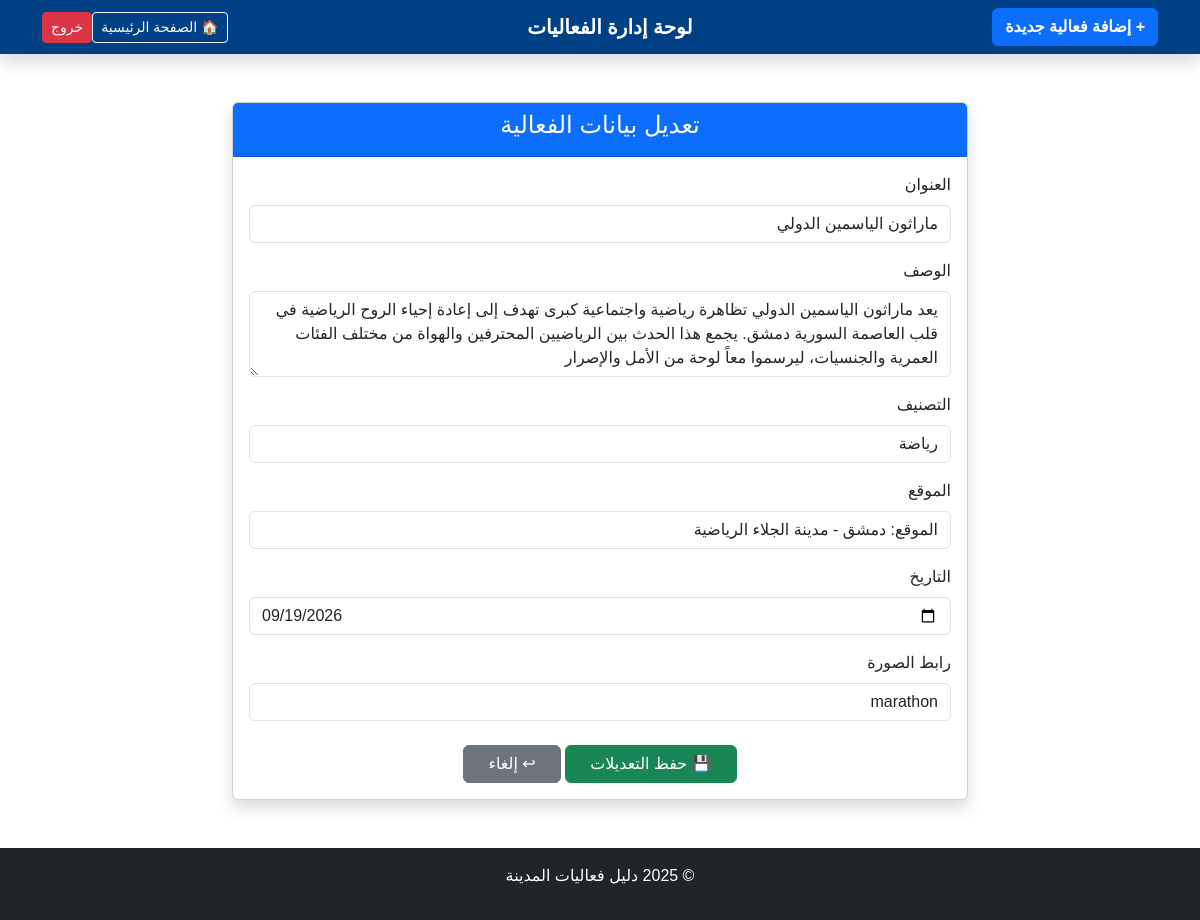
The app's page /Ite_S25_BWP501_C3_ibrahim_294199_C1_heba_242766_C2_taimaa_156860_C_Oula_213054/admin/edit.php?id=4 with its own data.
### tables this page shows
CREATE TABLE `evente` (
  `id` int(20) NOT NULL,
  `title` varchar(100) NOT NULL,
  `description` varchar(250) NOT NULL,
  `category` varchar(70) NOT NULL,
  `location` varchar(70) NOT NULL,
  `event_date` varchar(70) NOT NULL,
  `image` varchar(70) NOT NULL
);

### Ite_S25_BWP501_C3_ibrahim_294199_C1_heba_242766_C2_taimaa_156860_C_Oula_213054/admin/edit.php (the view, shortened to what this page needs)
<?php
$pdo = new PDO('mysql:host=localhost;dbname=active1;charset=utf8mb4','root', '');
?>
<!DOCTYPE html>
<html lang="ar" dir="rtl">
<head>
    <link href="https://cdn.jsdelivr.net/npm/bootstrap@5.3.2/dist/css/bootstrap.min.css" rel="stylesheet">
</head>
<body>
<nav class="navbar navbar-expand-lg navbar-dark shadow" style="background-color: #004085 !important;">
    <div class="container d-flex justify-content-between align-items-center">
        <a href="add.php" class="btn btn-primary fw-bold">+ إضافة فعالية جديدة</a>
        <span class="navbar-brand h3 mb-0 fw-bold">لوحة إدارة الفعاليات</span>
        <div class="d-flex align-items-center">
            <a href="index.php" class="btn btn-outline-light btn-sm me-3">🏠 الصفحة الرئيسية</a>
            <a href="?action=logout" class="btn btn-danger btn-sm">خروج</a>
        </div>
    </div>
</nav>
<div class="container my-5">
<?php
$stmt = $pdo->prepare("SELECT * FROM evente WHERE id = :id");
$stmt->execute([':id' => $_GET['id']]);
$row = $stmt->fetch(PDO::FETCH_ASSOC);
$title = htmlentities($row['title']);
$description = htmlentities($row['description']);
$category = htmlentities($row['category']);
$location = htmlentities($row['location']);
$event_date = htmlentities($row['event_date']);
$image = htmlentities($row['image']);
?>
<div class="row justify-content-center">
    <div class="col-md-8">
        <div class="card shadow">
            <div class="card-header bg-primary text-white text-center">
                <h4>تعديل بيانات الفعالية</h4>
            </div>
            <div class="card-body">
                <form method="post">
                    <div class="mb-3">
                        <label class="form-label">العنوان</label>
                        <input type="text" name="title" class="form-control" value="<?= $title ?>" required>
                    </div>
                    <div class="mb-3">
                        <label class="form-label">الوصف</label>
                        <textarea name="description" class="form-control" rows="3"><?= $description ?></textarea>
                    </div>
                    <div class="mb-3">
                        <label class="form-label">التصنيف</label>
                        <input type="text" name="category" class="form-control" value="<?= $category ?>">
                    </div>
                    <div class="mb-3">
                        <label class="form-label">الموقع</label>
                        <input type="text" name="location" class="form-control" value="<?= $location ?>">
                    </div>
                    <div class="mb-3">
                        <label class="form-label">التاريخ</label>
                        <input type="date" name="event_date" class="form-control" value="<?= $event_date ?>">
                    </div>
                    <div class="mb-3">
                        <label class="form-label">رابط الصورة</label>
                        <input type="text" name="image" class="form-control" value="<?= $image ?>">
                    </div>
                    <div class="text-center mt-4">
                        <button type="submit" class="btn btn-success px-4">💾 حفظ التعديلات</button>
                        <a href="manager.php" class="btn btn-secondary px-4">↩ إلغاء</a>
                    </div>
                </form>
            </div>
        </div>
    </div>
</div>
</div>
<footer class="bg-dark text-white text-center py-3 mt-5">
    <p>© 2025 دليل فعاليات المدينة</p>
</footer>
</body>
</html>

### Ite_S25_BWP501_C3_ibrahim_294199_C1_heba_242766_C2_taimaa_156860_C_Oula_213054/admin/edit.php (style rules this page uses)
body { font-family: 'Cairo', sans-serif; }

### records on screen
evente: title "ماراثون الياسمين الدولي", description "يعد ماراثون الياسمين الدولي تظاهرة رياضية واجتماعية كبرى تهدف إلى إعادة إحياء الروح الرياضية في قلب العاصمة السورية دمشق. يجمع هذا الحدث بين الرياضيين المحترفين والهواة من مختلف الفئات العمرية والجنسيات، ليرسموا معاً لوحة من الأمل والإصرار", category "رياضة", location "الموقع: دمشق - مدينة الجلاء الرياضية", event_date "09/19/2026", image "marathon"
